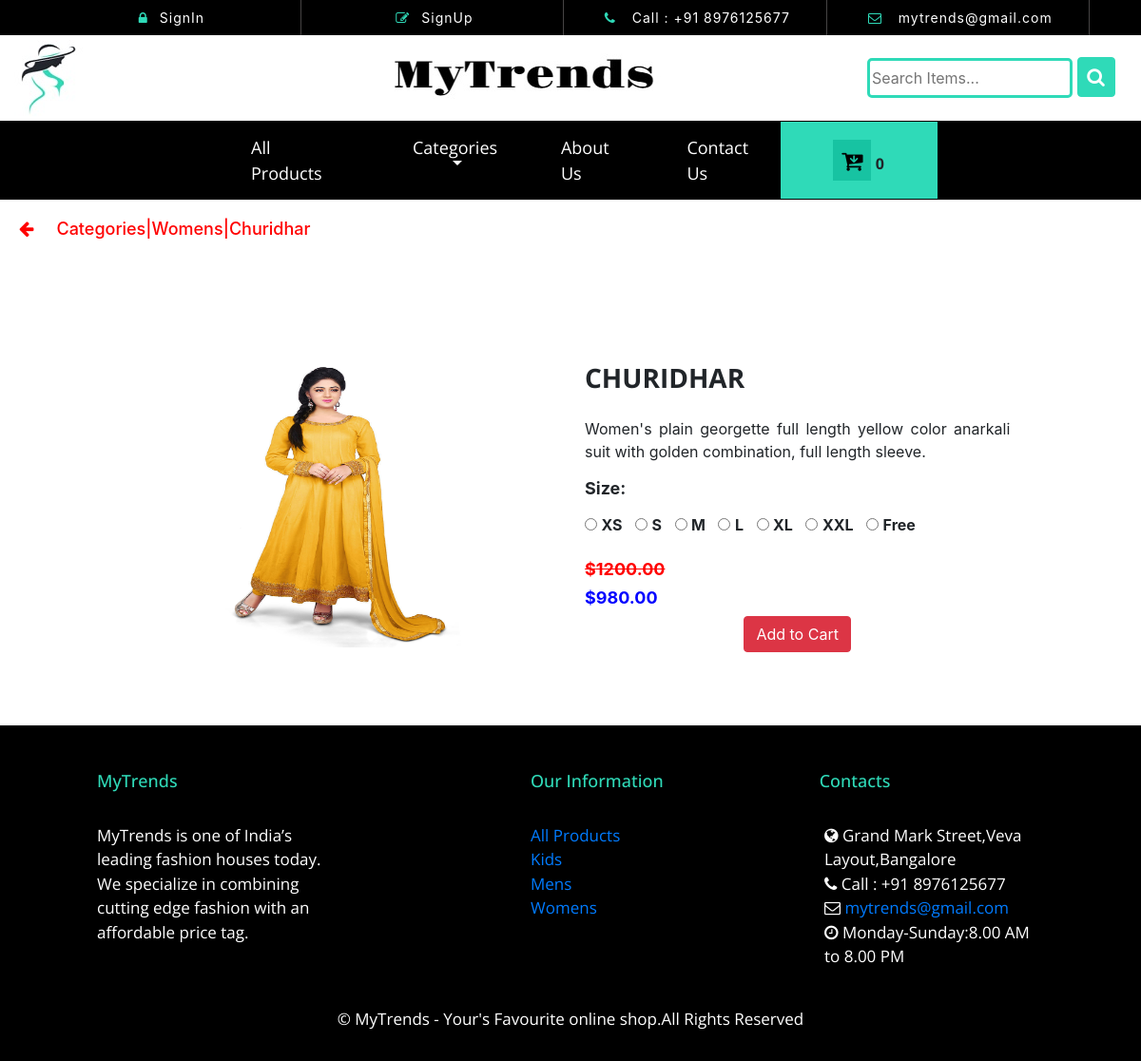
The app's page /shopapp/womens/churidhar/ with its own data.
### shopapp/models.py (models this page shows, shortened)
class Product(models.Model):
     name = models.CharField(max_length=250,unique=True)
     slug = models.SlugField(max_length=250,unique=True)
     desc = models.TextField(blank=True)
     image = models.ImageField(upload_to='product',blank=True)
     category = models.ForeignKey(Category,on_delete=models.CASCADE)
     price = models.DecimalField(max_digits=10,decimal_places=2)
     oldprice = models.DecimalField(max_digits=10,decimal_places=2)
     stock = models.IntegerField()
     available = models.BooleanField(default=True)
     created = models.DateTimeField(auto_now=True)
     updated = models.DateTimeField(auto_now=True)
     class Meta:
         ordering=('name',)
         verbose_name='product'
         verbose_name_plural= 'products'

class Category(models.Model):
     name = models.CharField(max_length=250,unique=True)
     slug = models.SlugField(max_length=250,unique=True)
     desc = models.TextField(blank=True)
     image = models.ImageField(upload_to='category',blank=True)
     class Meta:
         ordering=('name',)
         verbose_name='category'
         verbose_name_plural= 'categories'
     def get_url(self):
         return reverse("shopapp:products_by_category",args=[self.slug])
     def __str__(self):
         return '{}'.format(self.name)

### shopapp/views.py (the view)
# urls.py: path('<slug:c_slug>/<slug:product_slug>/', views.prodCatDetail, name='prodCatDetail'),
def prodCatDetail(request, c_slug, product_slug):
    try:
        product = Product.objects.get(category__slug=c_slug, slug=product_slug)
    except Exception as e:
        raise e
    return render(request, 'product.html', {'product': product})

### cart/context_processors.py (called while the page is built)
def counter(request):
    item_count=0
    if 'admin' in request.path:
        return {}
    else:
        try:
            cart=Cart.objects.filter(cart_id=_cart_id(request))
            cart_items=CartItem.objects.all().filter(cart=cart[:1])
            for cart_item in cart_items:
                item_count += cart_item.quantity
        except Cart.DoesnotExist:
            item_count=0
        return dict(item_count=item_count)

### cart/views.py (called while the page is built)
def _cart_id(request):
    cart = request.session.session_key
    if not cart:
        cart = request.session.create()
    return cart

### shopapp/context_processors.py (called while the page is built)
def menu_links(request):
    links=Category.objects.all()
    return dict(links=links)

### templates/product.html
{% extends 'base.html' %}
{% load static %}
{% block content %}
<div class="prev">
   <h5 onclick="history.back(-1)"><i class="fa fa-arrow-left" aria-hidden="true" style="cursor:pointer"></i>&nbsp;&nbsp;&nbsp;&nbsp;  Categories|{{product.category}}|{{product.name}}</h5>
</div>
<div class="container">
   <br>
   <div class="row" style="margin:7%">
       <div class="col-12 col-sm-12 col-md-12 col-lg-6  text-center">
           <a href={{product.image.url}}><img src="{{product.image.url}}" alt="{{product.name}}" class="product_image"></a>
       </div>
       <div class="col-12 col-sm-12 col-md-12 col-lg-6">
           <div>
               <div class="product_text">
                   <h3><b>{{product.name}}</b></h3><br>
               </div>
               <div class="text-justify">
                   <p>{{product.desc}}</p>
               </div>
               <div class="form-group">
               <h5><label class="control-label"><b>Size:</b></label></h5>
                <div>
                    <input type="radio"  name="size" value="xs" required>
                    <label><b>XS</b></label>&nbsp;&nbsp;
                    <input type="radio"  name="size" value="s">
                    <label><b>S</b></label>&nbsp;&nbsp;
                    <input type="radio"  name="size" value="m">
                    <label><b>M</b></label>&nbsp;&nbsp;
                    <input type="radio"  name="size" value="l">
                    <label><b>L</b></label>&nbsp;&nbsp;
                    <input type="radio"  name="size" value="xl">
                    <label><b>XL</b></label>&nbsp;&nbsp;
                    <input type="radio"  name="size" value="xxl">
                    <label><b>XXL</b></label>&nbsp;&nbsp;
                    <input type="radio"  name="size" value="free">
                    <label><b>Free</b></label>
                </div>
            </div>
           </div>
           {% if product.oldprice > product.price  %}
               <div class="product_text2">
                   <h5><b>${{product.oldprice}}</b></h5>
               </div>
           {% endif %}
           <div style="color:blue">
               <h5><b>${{product.price}}</b></h5>
           </div>
           {% if product.stock <= 0 %}
               <p style="color:#ff0066"><b>Out of Stock</b></p>
           {% else %}
           <center>
               <a href="{% url 'cart:add_cart' product.id %}" class="btn btn-danger">Add to Cart</a></button>
           </center>
           {% endif %}
       </div>
   </div>
</div>
{% endblock %}

### templates/footer.html (shortened to what this page needs)
<footer class="page-footer foot">
    <div class="container text-center text-md-left pt-4 pt-md-5">
        <div class="row mt-1 mt-md-0 mb-4 mb-md-0">
            <div class="col-md-3 mt-3 mt-md-0 mb-0 mb-md-4 foot-col foottxt1 navf">
                <h5>MyTrends</h5>
                <td>
                    <p class="foot-desc mb-0 foottxt2 navf">
                        MyTrends is one of India’s leading fashion houses today.
                        We specialize in combining cutting
                        edge fashion with an affordable price tag.
                    </p>
                </td>
          </div>
          <div class="col-md-3 mt-3 mt-md-0 mb-0 mb-md-4  foottxt1 navf">
            <h5>Our Information</h5>
            <ul class="list-unstyled navf">
                <a href="{% url 'shopapp:allProductsCat' %}">All Products</a><br>
                {% for cat in links %}
                    <a href="{{cat.get_url}}">{{cat.name}}</a><br>
                {% endfor %}
            </ul>
          </div>
          <div class="col-md-3 mt-3 mt-md-0 mb-0 mb-md-4  foottxt1 navf" >
              <h5>&nbsp;&nbsp;&nbsp;&nbsp;Contacts</h5>
              <ul class="fa-ul foot-desc ml-4 foottxt2 navf">
                  <li><i class="fa fa-globe" aria-hidden="true"></i> Grand Mark Street,Veva Layout,Bangalore</li>
                  <li><i class="fa fa-phone" aria-hidden="true"></i> Call :   +91 8976125677</li>
                  <li><i class="fa fa-envelope-o" aria-hidden="true"></i> <a href="mailto:mytrends@gmail.com"> mytrends@gmail.com</a></li>
                  <li><i class="fa fa-clock-o"></i></span> Monday-Sunday:8.00 AM to 8.00 PM</li>
              </ul>
          </div>
        </div>
    </div>
    <div class="footer-copyright text-center py-3 foottxt2 navf">
        <p>&copy; MyTrends - Your's Favourite online shop.All Rights Reserved</p>
    </div>
</footer>

### static/css/custom.css (style rules this page uses)
h1,h2,h3,h6, .navf { margin:0; font-family: 'Open Sans', "Times New Roman"; }
h5 { font-size:18px; }
ul { margin:0; padding:0; }
.foot { background-color: #000; font-size:17px; }
.foottxt1 { color: #2fdab8; }
.foottxt2 { color: #fff; }
.foot-col { margin-right:15%; margin-left:5%; }
.prev { padding:20px; color:red; }
.text-justify { text-align: justify; text-justify: inter-word; }
.product_image { width:300px; height:300px; }
.product_text { text-transform: uppercase; }
.product_text2 { text-decoration: line-through; color:red; }

### records on screen
Product: category "Womens", name "Churidhar", image (picture), name "CHURIDHAR", desc "Women's plain georgette full length yellow color anarkali suit with golden combination, full length sleeve.", oldprice "1200.00", price "980.00"
Category: name "Kids"
Category: name "Mens"
Category: name "Womens"

### other values on screen
{{ item_count }} "0"
